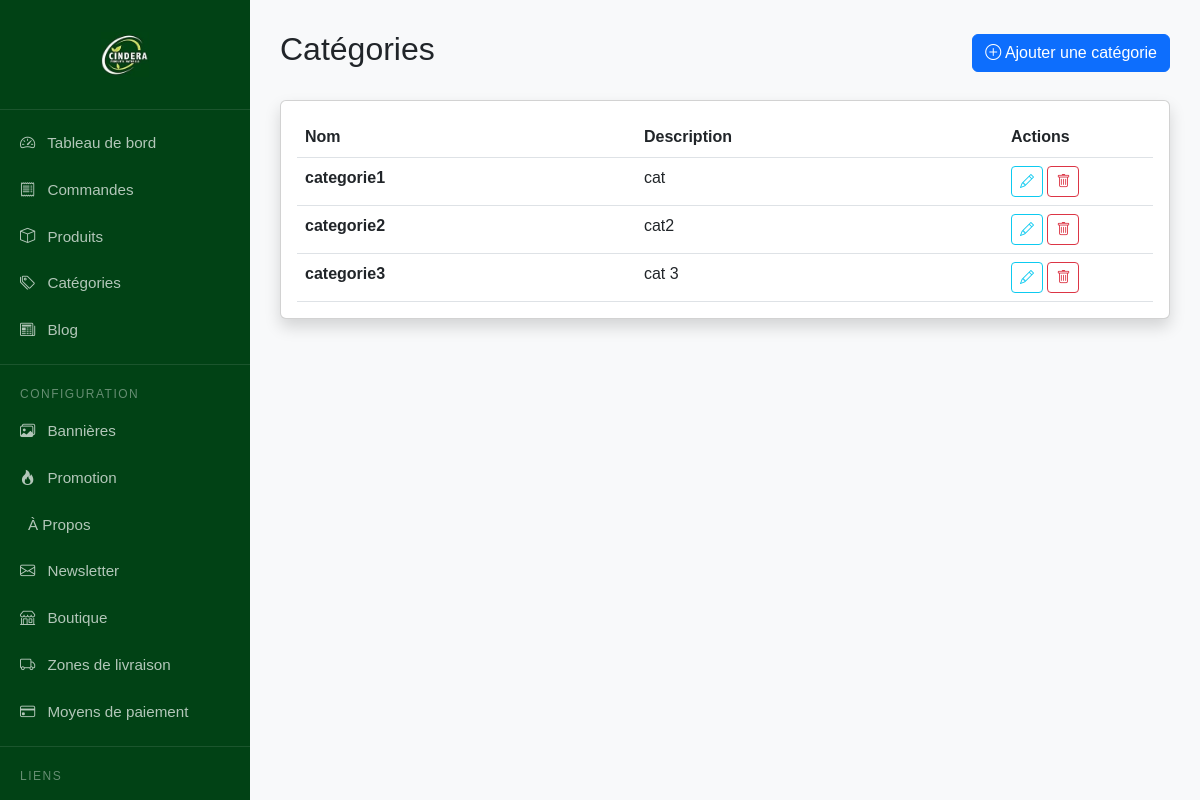
/dashboard/categories/, run on the app's committed database.
### shop/models.py (models this page shows, shortened)
class Category(models.Model):
    name = models.CharField(max_length=200, unique=True, verbose_name="Nom")
    slug = models.SlugField(max_length=200, unique=True, blank=True)
    description = models.TextField(blank=True, verbose_name="Description")
    image = models.ImageField(upload_to='categories/', blank=True, null=True, verbose_name="Image")
    class Meta:
        verbose_name = "Catégorie"
        verbose_name_plural = "Catégories"
        ordering = ['name']

### shop/views.py (the view)
# urls.py: path('categories/', views.CategoryListView.as_view(), name='category_list'),
class CategoryListView(ListView):
    model = Category
    template_name = 'dashboard/categories/list.html'
    context_object_name = 'categories'

### shop/context_processors.py (called while the page is built)
def cart_item_count(request):
    cart = request.session.get('cart', {})
    total_quantity = sum(int(item['quantity']) for item in cart.values())
    return {'cart_item_count': total_quantity}

def categories_context(request):
    return {
        'categories': Category.objects.all()
    }

### templates/dashboard/categories/list.html
{% extends "dashboard/base_dashboard.html" %}
{% block content %}
<div class="d-flex justify-content-between align-items-center mb-4">
    <h2>Catégories</h2>
    <a href="{% url 'dashboard:category_add' %}" class="btn btn-primary">
        <i class="bi bi-plus-circle"></i> Ajouter une catégorie
    </a>
</div>
<div class="card shadow">
    <div class="card-body">
        <table class="table table-hover mb-0">
            <thead>
                <tr>
                    <th>Nom</th>
                    <th>Description</th>
                    <th style="width: 150px;">Actions</th>
                </tr>
            </thead>
            <tbody>
                {% for cat in object_list %}
                <tr>
                    <td><strong>{{ cat.name }}</strong></td>
                    <td>{{ cat.description|truncatewords:10 }}</td>
                    <td>
                        <a href="{% url 'dashboard:category_edit' cat.slug %}" class="btn btn-sm btn-outline-info">
                            <i class="bi bi-pencil"></i>
                        </a>
                        <a href="{% url 'dashboard:category_delete' cat.slug %}" class="btn btn-sm btn-outline-danger">
                            <i class="bi bi-trash"></i>
                        </a>
                    </td>
                </tr>
                {% empty %}
                <tr>
                    <td colspan="3" class="text-center text-muted">Aucune catégorie créée.</td>
                </tr>
                {% endfor %}
            </tbody>
        </table>
    </div>
</div>
{% endblock %}

### templates/dashboard/base_dashboard.html (style rules this page uses)
body { background-color: #f8f9fa; }
body { background-color: #f8f9fa; font-family: 'Poppins', sans-serif; }

### data on the page
Category: name "categorie1", description "cat"
Category: name "categorie2", description "cat2"
Category: name "categorie3", description "cat 3"
